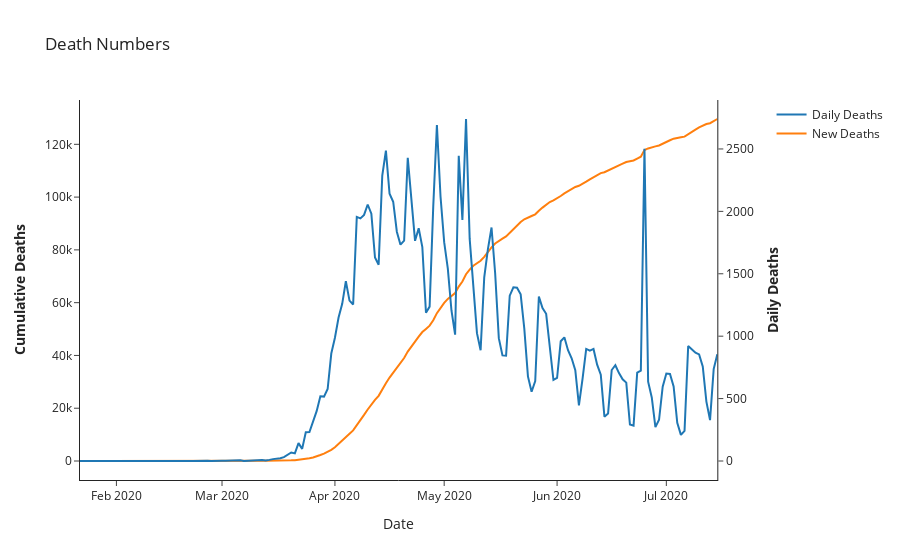

Source (notebook cell):
### Code cell
# Create figure with secondary y-axis
fig = make_subplots(specs=[[{"secondary_y": True}]])
# Add traces
fig.add_trace(
    go.Scatter(x=df_sum.DATE_F, y=df_sum.deathIncrease, name="Daily Deaths"),
    secondary_y=True)
fig.add_trace(
    go.Scatter(x=df_sum.DATE_F, y=df_sum.death, name="New Deaths"),
    secondary_y=False)

# Add figure title
fig.update_layout(template = 'simple_white', title_text="Death Numbers")
fig.update_xaxes(title_text="Date")
fig.update_yaxes(title_text="<b>Cumulative Deaths</b>", secondary_y=False)
fig.update_yaxes(title_text="<b>Daily Deaths</b>", secondary_y=True)

fig.show()

### Figure 1 — Plotly figure (JSON) as saved in the notebook; plotly's stock layout.template omitted (floating-point values rounded to 4 significant figures; data arrays with more than 128 entries replaced by an {"elided": "..."} marker saying what was removed)
{"data": [{"name": "Daily Deaths", "type": "scatter", "x": {"elided": "176 str values"}, "xaxis": "x", "y": {"elided": "176 int values"}, "yaxis": "y2"}, {"name": "New Deaths", "type": "scatter", "x": {"elided": "176 str values"}, "xaxis": "x", "y": {"elided": "176 int values"}, "yaxis": "y"}], "layout": {"title": {"text": "Death Numbers"}, "xaxis": {"anchor": "y", "domain": [0, 0.94], "title": {"text": "Date"}}, "yaxis": {"anchor": "x", "domain": [0, 1], "title": {"text": "<b>Cumulative Deaths</b>"}}, "yaxis2": {"anchor": "x", "overlaying": "y", "side": "right", "title": {"text": "<b>Daily Deaths</b>"}}}}
